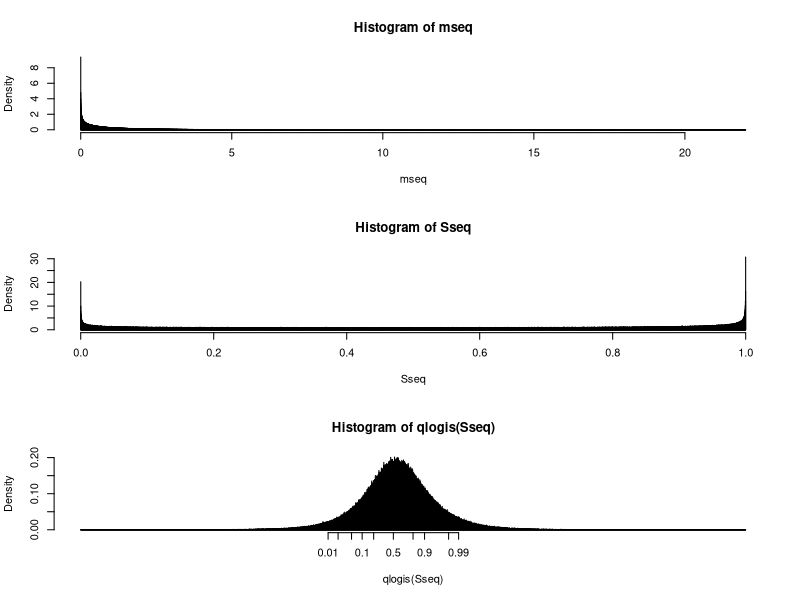

This figure's R source:
### SETUP

n <- 10^6

### LOGNORMAL

#mseq <- rlnorm(n,meanlog=0.6,sdlog=0.5)
#Sseq <- exp(-mseq)

### GAMMA

### tried examples:
# 0.17,2

Sbar <- 0.385	
m <- -log(Sbar)
sd <- 1.3
v <- sd^2

shape <- 0.6 # m^2/v
scale <- 1.8 # v/m

mseq <- rgamma(n,shape=shape,scale=scale)
Sseq <- exp(-mseq)

### GRAPHS

par(mfrow=c(3,1))
hist(mseq,prob=T,breaks=10^4)
hist(Sseq,prob=T,breaks=10^4)
hist(qlogis(Sseq),prob=T,breaks=10^4,xaxt="n")

y_labels = c(0.01,0.02,0.05,0.1,0.2,0.5,0.8,0.9,0.98,0.99)
y_at = qlogis(y_labels)
axis(1, labels=y_labels, at=y_at)

### SUMMARY STATS

mean(Sseq)
quantile(Sseq,probs=c(0.01,0.05,0.25,0.318,0.5,0.682,0.75,0.95,0.99))

mu <- mean(qlogis(Sseq))
sig <- sd(qlogis(Sseq))
plogis(mu)
plogis(mu+sig)
plogis(mu-sig)

table(Sseq<0.02 | Sseq>0.8)[2]/10^6



